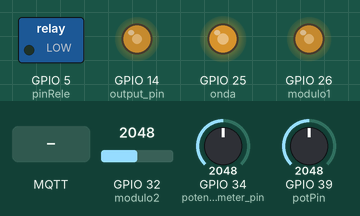
The program below on a simulated ESP32. Shown: switched loads named in the program (green lamp = pin HIGH), output pins drawn as LEDs (lit = HIGH). The test bench sets the inputs (shaded band); at power-on: GPIO 34 (potentiometer_pin) = 2048, GPIO 39 (potPin) = 2048, GPIO 32 (modulo2) = 2048. WiFi joins after 1.5 s; servers stay silent unless stated; no MQTT or app messages arrive unless stated; what the program prints to the serial monitor is not drawn.

Above: at 2.75 s.
2.8 s: MQTT message "quadrada" arrives on the first subscribed topic
4.3 s: GPIO 34 (potentiometer_pin) set to 2866
At 5.5 s:
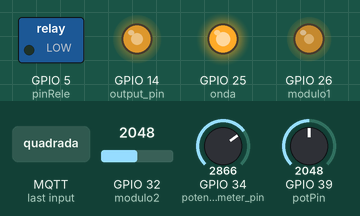
5.8 s: GPIO 39 (potPin) set to 2866
At 6.2 s:
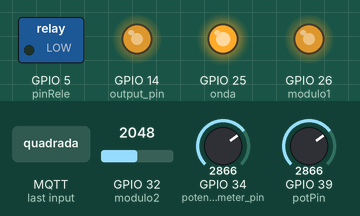
8.8 s: MQTT message "senoidal" arrives on the second subscribed topic
At 10.5 s:
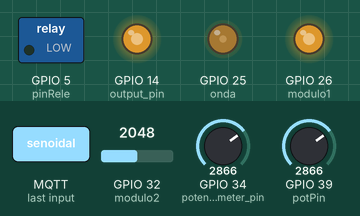
11.8 s: GPIO 34 (potentiometer_pin) set to 3603
At 12.79 s:
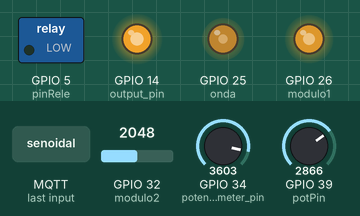
14.8 s: GPIO 39 (potPin) set to 3603
At 15.9 s:
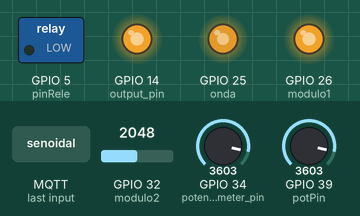
Timing chart, 0 to 20.5 s (numbered marks = the images above; inputs shaded):
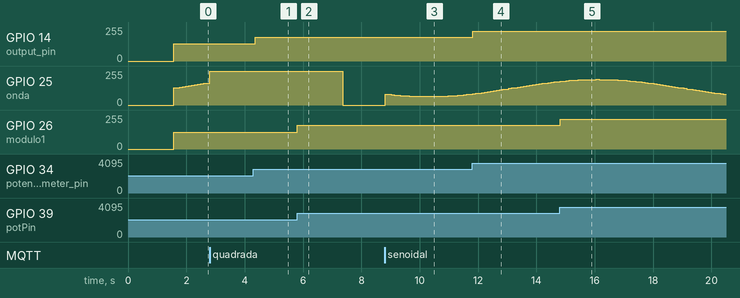

Measured:
- after the input at 4.3 s, GPIO 14 (output_pin): 128/255 → 178/255 after 0.06 s
- after the input at 5.8 s, GPIO 26 (modulo1): 127/255 → 178/255 at once
- after the input at 8.8 s, GPIO 25 (onda): 0/255 → 82/255 at once, → 80/255 0.10 s later, → 77/255 0.10 s later, → 75/255 0.10 s later, … (23 changes in this stretch)
- after the input at 11.8 s, GPIO 14 (output_pin): 178/255 → 224/255 at once
- after the input at 14.8 s, GPIO 26 (modulo1): 178/255 → 224/255 at once

The program:

main.cpp
```cpp
#include <Arduino.h>
#include <WiFi.h>
#include <PubSubClient.h>


// Definição das credenciais da rede Wi-Fi
const char* ssid = "NomeDaRede";
const char* password = "SenhaDaRede";


// Definição do endereço e porta do servidor MQTT
const char* mqtt_server = "test.mosquitto.org";
const int mqtt_port = 1883;


// Definição dos pinos utilizados


// Módulo Conversor tensão para corrente
const int potPin = 39; // Pino analógico conectado ao potenciômetro
const int modulo1 = 26; // Pino DAC conectado ao módulo de conversão de tensão para corrente


// Módulo Conversor corrente para tensão
const int modulo2 = 32; // Pino analógico conectado ao módulo de conversão de corrente para tensão


// Módulo amplificador
const int onda = 25;  // Pino DAC conectado ao módulo amplificador LM358


// Módulo MOSFET PWM
const int output_pin = 14; // Pino PWM da ESP32
const int potentiometer_pin = 34; // Pino do potenciômetro
const int freq = 5000; // Frequência PWM definida para 5000Hz


// Módulo SSR
const int pinRele = 5; // Pino de controle do relé


// Tabela de formas de onda
#define Num_Samples  112  // Número de amostras por forma de onda
#define MaxWaveTypes 4    // Total de tipos de formas de onda
byte wave_type = 0;       // Tipo de onda inicial (senoidal)
int i = 0;                // Índice para percorrer a tabela de formas de onda


// Tabela de amostras para diferentes formas de onda
static byte WaveFormTable[MaxWaveTypes][Num_Samples] = {
   // Onda senoidal
   {
    0x80, 0x83, 0x87, 0x8A, 0x8E, 0x91, 0x95, 0x98, 0x9B, 0x9E, 0xA2, 0xA5, 0xA7, 0xAA, 0xAD, 0xAF,
    0xB2, 0xB4, 0xB6, 0xB8, 0xB9, 0xBB, 0xBC, 0xBD, 0xBE, 0xBF, 0xBF, 0xBF, 0xC0, 0xBF, 0xBF, 0xBF,
    0xBE, 0xBD, 0xBC, 0xBB, 0xB9, 0xB8, 0xB6, 0xB4, 0xB2, 0xAF, 0xAD, 0xAA, 0xA7, 0xA5, 0xA2, 0x9E,
    0x9B, 0x98, 0x95, 0x91, 0x8E, 0x8A, 0x87, 0x83, 0x80, 0x7C, 0x78, 0x75, 0x71, 0x6E, 0x6A, 0x67,
    0x64, 0x61, 0x5D, 0x5A, 0x58, 0x55, 0x52, 0x50, 0x4D, 0x4B, 0x49, 0x47, 0x46, 0x44, 0x43, 0x42,
    0x41, 0x40, 0x40, 0x40, 0x40, 0x40, 0x40, 0x40, 0x41, 0x42, 0x43, 0x44, 0x46, 0x47, 0x49, 0x4B,
    0x4D, 0x50, 0x52, 0x55, 0x58, 0x5A, 0x5D, 0x61, 0x64, 0x67, 0x6A, 0x6E, 0x71, 0x75, 0x78, 0x7C
   },
   // Onda triangular
   {
     0x80, 0x84, 0x89, 0x8D, 0x92, 0x96, 0x9B, 0x9F, 0xA4, 0xA8, 0xAD, 0xB2, 0xB6, 0xBB, 0xBF, 0xC4,
     0xC8, 0xCD, 0xD1, 0xD6, 0xDB, 0xDF, 0xE4, 0xE8, 0xED, 0xF1, 0xF6, 0xFA, 0xFF, 0xFA, 0xF6, 0xF1,
     0xED, 0xE8, 0xE4, 0xDF, 0xDB, 0xD6, 0xD1, 0xCD, 0xC8, 0xC4, 0xBF, 0xBB, 0xB6, 0xB2, 0xAD, 0xA8,
     0xA4, 0x9F, 0x9B, 0x96, 0x92, 0x8D, 0x89, 0x84, 0x7F, 0x7B, 0x76, 0x72, 0x6D, 0x69, 0x64, 0x60,
     0x5B, 0x57, 0x52, 0x4D, 0x49, 0x44, 0x40, 0x3B, 0x37, 0x32, 0x2E, 0x29, 0x24, 0x20, 0x1B, 0x17,
     0x12, 0x0E, 0x09, 0x05, 0x00, 0x05, 0x09, 0x0E, 0x12, 0x17, 0x1B, 0x20, 0x24, 0x29, 0x2E, 0x32,
     0x37, 0x3B, 0x40, 0x44, 0x49, 0x4D, 0x52, 0x57, 0x5B, 0x60, 0x64, 0x69, 0x6D, 0x72, 0x76, 0x7B
  },


   // Onda dente de serra
   {
     0x00, 0x02, 0x04, 0x06, 0x09, 0x0B, 0x0D, 0x10, 0x12, 0x14, 0x16, 0x19, 0x1B, 0x1D, 0x20, 0x22,
     0x24, 0x27, 0x29, 0x2B, 0x2D, 0x30, 0x32, 0x34, 0x37, 0x39, 0x3B, 0x3E, 0x40, 0x42, 0x44, 0x47,
     0x49, 0x4B, 0x4E, 0x50, 0x52, 0x54, 0x57, 0x59, 0x5B, 0x5E, 0x60, 0x62, 0x65, 0x67, 0x69, 0x6B,
     0x6E, 0x70, 0x72, 0x75, 0x77, 0x79, 0x7C, 0x7E, 0x80, 0x82, 0x85, 0x87, 0x89, 0x8C, 0x8E, 0x90,
     0x93, 0x95, 0x97, 0x99, 0x9C, 0x9E, 0xA0, 0xA3, 0xA5, 0xA7, 0xA9, 0xAC, 0xAE, 0xB0, 0xB3, 0xB5,
     0xB7, 0xBA, 0xBC, 0xBE, 0xC0, 0xC3, 0xC5, 0xC7, 0xCA, 0xCC, 0xCE, 0xD1, 0xD3, 0xD5, 0xD7, 0xDA,
     0xDC, 0xDE, 0xE1, 0xE3, 0xE5, 0xE8, 0xEA, 0xEC, 0xEE, 0xF1, 0xF3, 0xF5, 0xF8, 0xFA, 0xFC, 0xFE
   },
   // Onda quadrada
   {
     0xff, 0xff, 0xff, 0xff, 0xff, 0xff, 0xff, 0xff, 0xff, 0xff, 0xff, 0xff, 0xff, 0xff, 0xff, 0xff,
     0xff, 0xff, 0xff, 0xff, 0xff, 0xff, 0xff, 0xff, 0xff, 0xff, 0xff, 0xff, 0xff, 0xff, 0xff, 0xff,
     0xff, 0xff, 0xff, 0xff, 0xff, 0xff, 0xff, 0xff, 0xff, 0xff, 0xff, 0xff, 0xff, 0xff, 0xff, 0xff,
     0xff, 0xff, 0xff, 0xff, 0xff, 0xff, 0xff, 0xff, 0x00, 0x00, 0x00, 0x00, 0x00, 0x00, 0x00, 0x00,
     0x00, 0x00, 0x00, 0x00, 0x00, 0x00, 0x00, 0x00, 0x00, 0x00, 0x00, 0x00, 0x00, 0x00, 0x00, 0x00,
     0x00, 0x00, 0x00, 0x00, 0x00, 0x00, 0x00, 0x00, 0x00, 0x00, 0x00, 0x00, 0x00, 0x00, 0x00, 0x00,
     0x00, 0x00, 0x00, 0x00, 0x00, 0x00, 0x00, 0x00, 0x00, 0x00, 0x00, 0x00, 0x00, 0x00, 0x00, 0x00
   }
};
WiFiClient espClient;
PubSubClient client(espClient);


// Limites de corrente para conversão
const float MIN_CURRENT = 4.0;  // Corrente mínima em mA
const float MAX_CURRENT = 20.0; // Corrente máxima em mA


// Função para configurar a conexão Wi-Fi
void setup_wifi() {
    delay(10);
    Serial.println();
    Serial.print("Conectando à rede ");
    Serial.println(ssid);
    WiFi.begin(ssid, password);
    while (WiFi.status() != WL_CONNECTED) {
        delay(500);
        Serial.print(".");
    }
    Serial.println("");
    Serial.println("WiFi conectado");
    Serial.println("Endereço IP: ");
    Serial.println(WiFi.localIP());
}
// Função para reconectar ao servidor MQTT
void reconnect() {
    while (!client.connected()) {
        Serial.print("Tentando se reconectar ao MQTT Broker...");
        if (client.connect("ESP32Client")) {
            Serial.println("Conectado");
            client.subscribe("tcc/onda"); // Inscreve-se no tópico para receber o tipo de onda
            client.subscribe("tcc/carga"); // Inscreve-se no tópico para receber o comando pro SSR
        } else {
            Serial.print("Falhou, rc=");
            Serial.print(client.state());
            Serial.println(" Tentando novamente em 5 segundos");
            delay(5000);
        }
    }}
// Callback para tratamento de mensagens MQTT recebidas
void callback(char* topic, byte* payload, unsigned int length) {
    Serial.print("Mensagem recebida no tópico: ");
    Serial.println(topic);


    // Converte o payload para string
    String message;
    for (int i = 0; i < length; i++) {
        message += (char)payload[i];
    }
    // Determina o tipo de onda com base na mensagem recebida
    if (message.equals("senoidal")) {
        wave_type = 0;
    } else if (message.equals("triangular")) {
        wave_type = 1;
    } else if (message.equals("dente-de-serra")) {
        wave_type = 2;
    } else if (message.equals("quadrada")) {
        wave_type = 3;
    }
// Módulo SSR
    if (strcmp(topic, "tcc/carga") == 0) {
    if (payload[0] == '0') {
      digitalWrite(pinRele, LOW); // Liga a carga
      client.publish("status/carga", "Carga acionada");
    } else if (payload[0] == '1') {
      digitalWrite(pinRele, HIGH); // Desliga a carga
      client.publish("status/carga", "Carga desativada");
    }
  }
}
// Função para converter leitura analógica em corrente
float analogToCurrent(float value) {
    float current = MIN_CURRENT + ((MAX_CURRENT - MIN_CURRENT) / (3.3 - 0)) * (value - 0);
    return current;
}
// Configurações iniciais do dispositivo
void setup() {
    Serial.begin(115200);
    setup_wifi();
    client.setServer(mqtt_server, mqtt_port);
    client.setCallback(callback);
    pinMode(output_pin, OUTPUT); // Configura o pino de saída PWM
    pinMode(pinRele, OUTPUT); // Configura o pino de saída pro rele SSR
}
// Loop principal do programa
void loop() {
    if (!client.connected()) {
        reconnect();
    }
    client.loop();
    // Leitura e processamento dos módulos


    // Módulo Conversor tensão para corrente
    int potValue = analogRead(potPin);
    float potVoltage = (3.3 / 4095.0) * potValue;
    float current_modulo1 = analogToCurrent(potVoltage);
    dacWrite(modulo1, potVoltage / 3.3 * 255);
    client.publish("tcc/potenciometro", String(potVoltage).c_str());
    client.publish("tcc/corrente1", String(current_modulo1).c_str());


    // Módulo Conversor corrente para tensão
    int voltage_value = analogRead(modulo2);
    float voltage_modulo2 = (3.3 / 4095.0) * voltage_value;
    float current_modulo2 = analogToCurrent(voltage_modulo2);
    client.publish("tcc/modulo2", String(voltage_modulo2).c_str());
    client.publish("tcc/corrente2", String(current_modulo2).c_str());


    // Módulo Amplificador de Ganho de Sinal para Geração de Funções
    dacWrite(onda, WaveFormTable[wave_type][i]);
    i++;
    if (i >= Num_Samples) i = 0;


    // Módulo MOSFET PWM
    int potValuePWM = analogRead(potentiometer_pin);
    int dutyCycle = map(potValuePWM, 0, 4095, 0, 1024);

    ledcAttachPin(output_pin, 0); // Associa o canal PWM ao pino de saída
    ledcSetup(0, freq, 10);        // Configura o canal PWM
    ledcWrite(0, dutyCycle);      // Define o valor do duty cycle


    float percentage = (float)dutyCycle / 1024.0 * 100.0;
    client.publish("tcc/duty", String(percentage).c_str());
    client.publish("tcc/freq", String(freq).c_str());


    delay(100); // Aguarda um curto intervalo antes da próxima iteração
}
```
